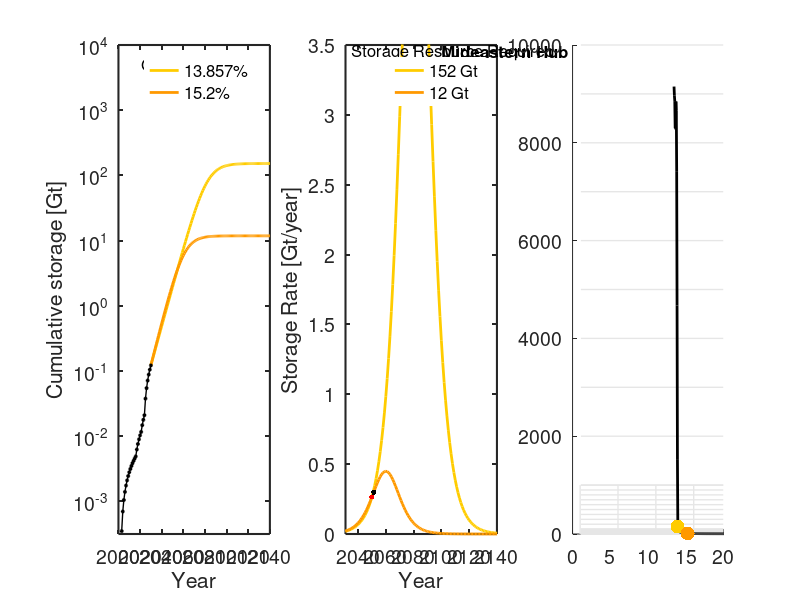

This figure's MATLAB source: (Note: this script raises an error after producing the figure.)
% US national 

clear all
close all
set(0,'DefaultAxesFontSize',14, 'defaultlinelinewidth', 2,...
    'DefaultAxesTitleFontWeight', 'normal')

% Define colormaps, note that colorbrewer was used for manuscript figures,
% and requires additional packages
bluecc = summer(6); 
autumncc = flipud(autumn(6)); 
springcc = flipud(spring(6)); 
greycc = flipud(gray(6)); 

%% Load Data - historical data 
load('MDHub.txt')
years = MDHub(:,1); % years
qinj =  MDHub(:,2); % MT - storage rate 
Q =  MDHub(:,3)./1000; % Gt - cumulative storage 

%% Input
% Growth rate fit to current data
w = 0.317510889;
% possible storage capacity required in 2100
Qinf = [30];
% Fit peak years
peak_year = [2077]; 
% Input for models with change in rate in 2030
year_rate_change = (2030);
% rate change
rtarget = [0.13857, 0.152];
% resulting storage to meet 2100 target
Qtarget =[152.2459, 11.9473];
% resulting peak injection
peak_target = [2081.4 2060];
% vector defining years c5alculate model output2
x = [years(1):2150];
% calculate the constant for exponential growth
% a = Q(2030)./exp(year_Rate_change.*w);
%% Plot cumulative storage
figure('position', [105  337  1700  441])
subplot(1,3,1)
hold on

% Plot increased rate data
for i=1:length(Qtarget)
    % trajectory from 8.6 and a rate change to 10.6
    cum_at_rate_change = exp(year_rate_change.*w).*exp(-646.6528894)
    x2 = [year_rate_change:2150];
    
    C = (Qtarget(i)-cum_at_rate_change);
    pt = (C./(1+exp(rtarget(i)*(peak_target(i)-x2))));
    plot(x2,pt, 'color', autumncc(i+1,:))
end

% Plot actual data - historical growth data 
plot(years(1:end), Q(1:end),'-ok','MarkerFaceColor', 'k','MarkerSize',2, 'linewidth', 1,'HandleVisibility','off')
set(gca, 'YScale', 'log')


% Large plot axis
text(2021, 5060, 'Growth Rates', 'fontsize', 12)
axis([2000 2140 10^-3.5 10^4])
legend({[num2str(rtarget(1)*100), '%'], ...
    [num2str(rtarget(2)*100), '%']}, ...
    'Box', 'off',  'fontsize', 12, 'Position', ...
    [0.126 0.63 0.07 0.2630])
xlabel('Year')
ylabel('Cumulative storage [Gt]')
box on
set(gca, 'YScale', 'log')
set(gca, 'Color', 'white');
set(gca,'linewidth',1.5)

%% Storage rate subplot
subplot(1,3,2)
hold on



      
% Calculate rate change storage curves
for i=1:length(Qtarget)
    cum_2030 = exp(year_rate_change.*w).*exp(-646.6528894);
    x2 = [year_rate_change:2150];
    
    C = (Qtarget(i)-cum_2030);
    
    yrate2 = (C.*rtarget(i).*exp(rtarget(i).*(peak_target(i)-x2)))./...
        ((1+exp(rtarget(i).*(peak_target(i)-x2))).^2);
    
    plot(x2,yrate2, 'color', autumncc(i+1,:))
end

% Calculate inflection years
inflection_time_red = peak_target-log(2+sqrt(3))./rtarget;
C = (Qtarget-cum_2030);
y_inflect_red = (C.*rtarget.*exp(rtarget.*(peak_target-inflection_time_red)))./...
        ((1+exp(rtarget.*(peak_target-inflection_time_red))).^2);
% Label and plot inflection years  
plot(inflection_time_red, y_inflect_red, '.k', 'markersize', 12)

plot(2050, 0.265, '.r', 'markersize', 12,'HandleVisibility','off')
% Format and annotate plot
box on
xlabel('Year')
ylabel('Storage Rate [Gt/year]')
set(gca,'linewidth',1.5)
set(gca, 'Color', 'white')
axis([2031 2140 0 3.5])
set(gcf, 'Color', [1,1,1]);


text(2035, 3.45, sprintf('Storage Resource Required'), 'fontsize', 12)
legend({[num2str(round(Qtarget(1))),  ' Gt'], ...
    [num2str(round(Qtarget(2))),  ' Gt']}, ...
    'Box', 'off',  'fontsize', 12,... 
    'Position',[0.41 0.63 0.07 0.2630])
text(2100,3.45, 'Mideastern Hub', 'fontsize', 12, 'FontWeight', 'bold')
%% Now plot target tradeoff curves
subplot(1,3,3)
hold on
axis_def = [1 20 0.5 1000];
line_grey = ones(1,3).*0.9;
for i=1:1:10
plot([axis_def(1)+0.1, axis_def(2)-0.1], [i i], 'linewidth', 1, 'color', line_grey,'HandleVisibility','off')
end
for i=10:10:101
plot([axis_def(1)+0.1, axis_def(2)-0.1], [i i], 'linewidth', 1, 'color', line_grey,'HandleVisibility','off')
end
for i=100:100:1000
plot([axis_def(1)+0.1, axis_def(2)-0.1], [i i], 'linewidth', 1, 'color', line_grey,'HandleVisibility','off')
end
for i=1000:1000:10000
plot([axis_def(1)+0.1, axis_def(2)-0.1], [i i], 'linewidth', 1, 'color', line_grey,'HandleVisibility','off')
end
for i=axis_def(1):5:axis_def(2)
plot([i, i], [axis_def(3) axis_def(4)], 'linewidth', 1, 'color', line_grey,'HandleVisibility','off')
end

% load cumulative storage contours 
load('target265.txt')
Rr = target265(:,1);  % grpwth rate
M = target265(:,2); % Qmin
plot(Rr.*100, M, 'k', 'color', greycc(end,:))


    
for i=1:length(Qtarget)
    cum_2030 = exp(year_rate_change.*w).*exp(-646.6528894);
    C = (Qtarget(i)-cum_2030);
    plot(rtarget(i).*100,C, '.','markersize', 30, 'color', autumncc(i+1,:),'HandleVisibility','off')
end


yline(154);
yline(12);


% format plot
set(gca, 'YScale', 'log')
axis(axis_def)
box on
xlabel('Growth Rate [%]')
ylabel('Storage resource required [Gt]')
set(gca, 'Color', 'none');
set(gca,'linewidth',1.5)

text(3, 1.2, sprintf('Storage rate by 2050'), 'fontsize', 14)

legend({['265 Mt/yr, Mideastern Hub']}, ...
    'Box', 'off',  'fontsize', 13,'location', 'southwest')